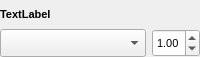
<?xml version="1.0" encoding="UTF-8"?>
<ui version="4.0">
 <class>Form</class>
 <widget class="QWidget" name="Form">
  <property name="geometry">
   <rect>
    <x>0</x>
    <y>0</y>
    <width>200</width>
    <height>57</height>
   </rect>
  </property>
  <property name="sizePolicy">
   <sizepolicy hsizetype="MinimumExpanding" vsizetype="Fixed">
    <horstretch>0</horstretch>
    <verstretch>0</verstretch>
   </sizepolicy>
  </property>
  <property name="minimumSize">
   <size>
    <width>200</width>
    <height>57</height>
   </size>
  </property>
  <property name="maximumSize">
   <size>
    <width>16777215</width>
    <height>57</height>
   </size>
  </property>
  <property name="windowTitle">
   <string>Form</string>
  </property>
  <layout class="QGridLayout" name="gridLayout">
   <property name="leftMargin">
    <number>0</number>
   </property>
   <property name="topMargin">
    <number>0</number>
   </property>
   <property name="rightMargin">
    <number>0</number>
   </property>
   <property name="bottomMargin">
    <number>0</number>
   </property>
   <property name="horizontalSpacing">
    <number>6</number>
   </property>
   <property name="verticalSpacing">
    <number>0</number>
   </property>
   <item row="1" column="1">
    <widget class="QComboBox" name="combobox">
     <property name="sizePolicy">
      <sizepolicy hsizetype="MinimumExpanding" vsizetype="Preferred">
       <horstretch>0</horstretch>
       <verstretch>0</verstretch>
      </sizepolicy>
     </property>
     <property name="minimumSize">
      <size>
       <width>0</width>
       <height>0</height>
      </size>
     </property>
     <property name="maximumSize">
      <size>
       <width>16777215</width>
       <height>16777215</height>
      </size>
     </property>
     <property name="font">
      <font>
       <pointsize>8</pointsize>
       <bold>false</bold>
      </font>
     </property>
     <property name="sizeAdjustPolicy">
      <enum>QComboBox::AdjustToMinimumContentsLengthWithIcon</enum>
     </property>
     <property name="minimumContentsLength">
      <number>10</number>
     </property>
    </widget>
   </item>
   <item row="1" column="2">
    <widget class="QDoubleSpinBox" name="spinbox">
     <property name="sizePolicy">
      <sizepolicy hsizetype="Fixed" vsizetype="Preferred">
       <horstretch>0</horstretch>
       <verstretch>0</verstretch>
      </sizepolicy>
     </property>
     <property name="minimumSize">
      <size>
       <width>20</width>
       <height>0</height>
      </size>
     </property>
     <property name="font">
      <font>
       <pointsize>8</pointsize>
       <bold>false</bold>
      </font>
     </property>
     <property name="toolTip">
      <string>Weight</string>
     </property>
     <property name="maximum">
      <double>2.000000000000000</double>
     </property>
     <property name="singleStep">
      <double>0.010000000000000</double>
     </property>
     <property name="value">
      <double>1.000000000000000</double>
     </property>
    </widget>
   </item>
   <item row="0" column="1">
    <widget class="QLabel" name="label">
     <property name="font">
      <font>
       <pointsize>8</pointsize>
       <bold>true</bold>
      </font>
     </property>
     <property name="text">
      <string>TextLabel</string>
     </property>
    </widget>
   </item>
  </layout>
 </widget>
 <resources/>
 <connections/>
</ui>
